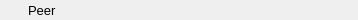
<?xml version="1.0" encoding="UTF-8"?>
<ui version="4.0">
 <class>PeerWidget</class>
 <widget class="QWidget" name="PeerWidget">
  <property name="geometry">
   <rect>
    <x>0</x>
    <y>0</y>
    <width>358</width>
    <height>20</height>
   </rect>
  </property>
  <property name="sizePolicy">
   <sizepolicy hsizetype="Expanding" vsizetype="Fixed">
    <horstretch>0</horstretch>
    <verstretch>0</verstretch>
   </sizepolicy>
  </property>
  <property name="minimumSize">
   <size>
    <width>0</width>
    <height>20</height>
   </size>
  </property>
  <property name="maximumSize">
   <size>
    <width>16777215</width>
    <height>20</height>
   </size>
  </property>
  <property name="windowTitle">
   <string>Form</string>
  </property>
  <property name="autoFillBackground">
   <bool>true</bool>
  </property>
  <property name="styleSheet">
   <string notr="true"/>
  </property>
  <property name="class" stdset="0">
   <string>peerValue</string>
  </property>
  <layout class="QHBoxLayout" name="horizontalLayout">
   <property name="leftMargin">
    <number>8</number>
   </property>
   <property name="topMargin">
    <number>0</number>
   </property>
   <property name="rightMargin">
    <number>0</number>
   </property>
   <property name="bottomMargin">
    <number>0</number>
   </property>
   <item>
    <widget class="QLabel" name="icon0">
     <property name="sizePolicy">
      <sizepolicy hsizetype="Fixed" vsizetype="Fixed">
       <horstretch>0</horstretch>
       <verstretch>0</verstretch>
      </sizepolicy>
     </property>
     <property name="minimumSize">
      <size>
       <width>14</width>
       <height>14</height>
      </size>
     </property>
     <property name="maximumSize">
      <size>
       <width>14</width>
       <height>14</height>
      </size>
     </property>
     <property name="text">
      <string/>
     </property>
     <property name="scaledContents">
      <bool>true</bool>
     </property>
    </widget>
   </item>
   <item>
    <widget class="QLabel" name="label">
     <property name="sizePolicy">
      <sizepolicy hsizetype="Minimum" vsizetype="Preferred">
       <horstretch>0</horstretch>
       <verstretch>0</verstretch>
      </sizepolicy>
     </property>
     <property name="maximumSize">
      <size>
       <width>16777215</width>
       <height>20</height>
      </size>
     </property>
     <property name="font">
      <font>
       <pointsize>10</pointsize>
      </font>
     </property>
     <property name="lineWidth">
      <number>0</number>
     </property>
     <property name="text">
      <string>Peer</string>
     </property>
     <property name="indent">
      <number>0</number>
     </property>
     <property name="class" stdset="0">
      <string>peerValue</string>
     </property>
    </widget>
   </item>
   <item>
    <widget class="QLabel" name="statusLabel">
     <property name="sizePolicy">
      <sizepolicy hsizetype="Expanding" vsizetype="Preferred">
       <horstretch>0</horstretch>
       <verstretch>0</verstretch>
      </sizepolicy>
     </property>
     <property name="font">
      <font>
       <pointsize>10</pointsize>
      </font>
     </property>
     <property name="text">
      <string/>
     </property>
    </widget>
   </item>
  </layout>
 </widget>
 <resources/>
 <connections/>
</ui>
